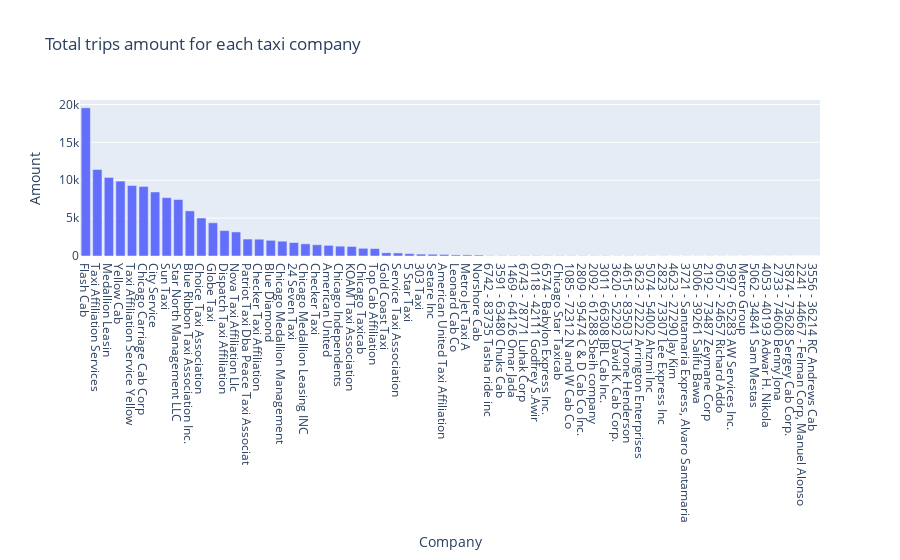

Notebook source saved alongside this figure:
### Code cell
# Taxi companies - bar graph
trips_amount_bar = px.bar(trips_amount,
                          x ='company_name',
                          y ='trips_amount',
                          title = 'Total trips amount for each taxi company')

# Updating x_axis and y_axis titles.
trips_amount_bar.update_layout(xaxis_title='Company',
                               yaxis_title='Amount')

#Updating the x_axes to show all the companies, instead of the default.
trips_amount_bar.update_xaxes(tickmode='linear',
                              dtick=1)

### Figure 1 — Plotly figure (JSON) as saved in the notebook; plotly's stock layout.template omitted (floating-point values rounded to 4 significant figures)
{"data": [{"alignmentgroup": "True", "hovertemplate": "company_name=%{x}<br>trips_amount=%{y}<extra></extra>", "legendgroup": "", "marker": {"color": "#636efa", "pattern": {"shape": ""}}, "name": "", "offsetgroup": "", "orientation": "v", "showlegend": false, "textposition": "auto", "type": "bar", "x": ["Flash Cab", "Taxi Affiliation Services", "Medallion Leasin", "Yellow Cab", "Taxi Affiliation Service Yellow", "Chicago Carriage Cab Corp", "City Service", "Sun Taxi", "Star North Management LLC", "Blue Ribbon Taxi Association Inc.", "Choice Taxi Association", "Globe Taxi", "Dispatch Taxi Affiliation", "Nova Taxi Affiliation Llc", "Patriot Taxi Dba Peace Taxi Associat", "Checker Taxi Affiliation", "Blue Diamond", "Chicago Medallion Management", "24 Seven Taxi", "Chicago Medallion Leasing INC", "Checker Taxi", "American United", "Chicago Independents", "KOAM Taxi Association", "Chicago Taxicab", "Top Cab Affiliation", "Gold Coast Taxi", "Service Taxi Association", "5 Star Taxi", "303 Taxi", "Setare Inc", "American United Taxi Affiliation", "Leonard Cab Co", "Metro Jet Taxi A", "Norshore Cab", "6742 - 83735 Tasha ride inc", "3591 - 63480 Chuks Cab", "1469 - 64126 Omar Jada", "6743 - 78771 Luhak Corp", "0118 - 42111 Godfrey S.Awir", "6574 - Babylon Express Inc.", "Chicago Star Taxicab", "1085 - 72312 N and W Cab Co", "2809 - 95474 C & D Cab Co Inc.", "2092 - 61288 Sbeih company", "3011 - 66308 JBL Cab Inc.", "3620 - 52292 David K. Cab Corp.", "4615 - 83503 Tyrone Henderson", "3623 - 72222 Arrington Enterprises", "5074 - 54002 Ahzmi Inc", "2823 - 73307 Lee Express Inc", "4623 - 27290 Jay Kim", "3721 - Santamaria Express, Alvaro Santamaria", "5006 - 39261 Salifu Bawa", "2192 - 73487 Zeymane Corp", "6057 - 24657 Richard Addo", "5997 - 65283 AW Services Inc.", "Metro Group", "5062 - 34841 Sam Mestas", "4053 - 40193 Adwar H. Nikola", "2733 - 74600 Benny Jona", "5874 - 73628 Sergey Cab Corp.", "2241 - 44667 - Felman Corp, Manuel Alonso", "3556 - 36214 RC Andrews Cab"], "xaxis": "x", "y": [19558, 11422, 10367, 9888, 9299, 9181, 8448, 7701, 7455, 5953, 5015, 4383, 3355, 3175, 2235, 2216, 2070, 1955, 1775, 1607, 1486, 1404, 1296, 1259, 1014, 978, 428, 402, 310, 250, 230, 210, 147, 146, 127, 39, 37, 36, 33, 33, 31, 29, 29, 29, 27, 25, 21, 21, 20, 16, 15, 15, 14, 14, 14, 13, 12, 11, 8, 7, 7, 5, 3, 2], "yaxis": "y"}], "layout": {"barmode": "relative", "legend": {"tracegroupgap": 0}, "title": {"text": "Total trips amount for each taxi company"}, "xaxis": {"anchor": "y", "domain": [0, 1], "dtick": 1, "tickmode": "linear", "title": {"text": "Company"}}, "yaxis": {"anchor": "x", "domain": [0, 1], "title": {"text": "Amount"}}}}
